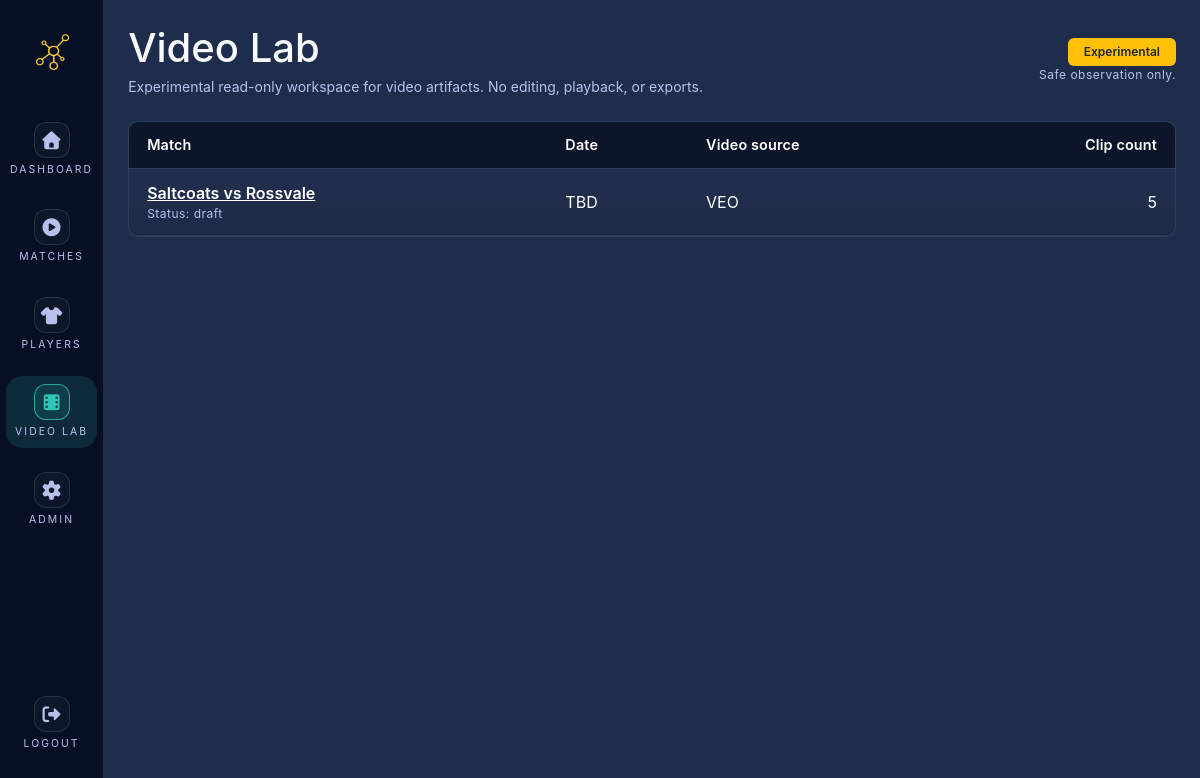
The app's page /video-lab (signed in) with its own data.
### tables this page shows
CREATE TABLE `matches` (
  `id` bigint(20) UNSIGNED NOT NULL,
  `club_id` bigint(20) UNSIGNED NOT NULL,
  `season_id` bigint(20) UNSIGNED DEFAULT NULL,
  `competition_id` bigint(20) UNSIGNED DEFAULT NULL,
  `home_team_id` bigint(20) UNSIGNED NOT NULL,
  `away_team_id` bigint(20) UNSIGNED NOT NULL,
  `kickoff_at` datetime DEFAULT NULL,
  `match_video` varchar(255) DEFAULT NULL,
  `venue` varchar(160) DEFAULT NULL,
  `referee` varchar(120) DEFAULT NULL,
  `attendance` int(11) DEFAULT NULL,
  `status` varchar(30) NOT NULL DEFAULT 'draft',
  `notes` text DEFAULT NULL,
  `events_version` bigint(20) UNSIGNED NOT NULL DEFAULT 0,
  `clips_version` bigint(20) UNSIGNED NOT NULL DEFAULT 0,
  `derived_version` bigint(20) UNSIGNED NOT NULL DEFAULT 0,
  `created_by` bigint(20) UNSIGNED NOT NULL,
  `created_at` datetime NOT NULL DEFAULT current_timestamp(),
  `updated_at` datetime DEFAULT NULL ON UPDATE current_timestamp()
);

### app/lib/video_lab_repository.php (called while the page is built, shortened)
<?php
function video_lab_list_matches_with_videos(?int $clubId = null): array
{
          $pdo = db();
          $params = [];
          $latestVideoSubquery = <<<'SQL'
(SELECT mv1.match_id, mv1.source_type, mv1.duration_seconds
 FROM match_videos mv1
 JOIN (
           SELECT match_id, MAX(id) AS max_id
           FROM match_videos
           GROUP BY match_id
 ) latest_mv ON latest_mv.match_id = mv1.match_id AND latest_mv.max_id = mv1.id) mv_latest
SQL;
          $sql = <<<SQL
SELECT m.id,
       m.club_id,
       m.kickoff_at,
       m.status,
       ht.name AS home_team,
       at.name AS away_team,
       comp.name AS competition,
       mv_latest.source_type,
       mv_latest.duration_seconds,
       COUNT(DISTINCT cl.id) AS clip_count
FROM matches m
JOIN teams ht ON ht.id = m.home_team_id
JOIN teams at ON at.id = m.away_team_id
LEFT JOIN competitions comp ON comp.id = m.competition_id
JOIN $latestVideoSubquery ON mv_latest.match_id = m.id
LEFT JOIN clips cl ON cl.match_id = m.id AND cl.deleted_at IS NULL
SQL;
          $sql .= ' GROUP BY m.id, m.club_id, m.kickoff_at, m.status, ht.name, at.name, comp.name, mv_latest.source_type, mv_latest.duration_seconds';
          $sql .= ' ORDER BY m.kickoff_at DESC, m.id DESC';
          $stmt = $pdo->prepare($sql);
          $stmt->execute($params);
          $matches = $stmt->fetchAll();
          return $matches;
}

### config/config.php (called while the page is built)
<?php
return [
          'app' => [
                    'name' => 'Analytics Desk',
                    'env'  => 'local',
                    'debug' => true,
                    'base_path' => '',
          ],
          'db' => [
                    'host' => '127.0.0.1',
                    'name' => 'project_1',
                    'user' => 'project_1',
                    'pass' => 'D&DNdtopmoff7!29',
                    'charset' => 'utf8mb4',
          ],
          'session' => [
                    'name' => 'analytics_session',
                    'lifetime' => 0,
          ],
          'phase3' => [
                    'video_lab_enabled' => true,
          ],
];

### app/lib/auth.php (called while the page is built, shortened)
<?php
function auth_boot()
{
          if (session_status() === PHP_SESSION_NONE) {
                    $config = require __DIR__ . '/../../config/config.php';
          }
}
function base_path(): string
{
          static $base;
          if ($base !== null) {
                    return $base;
          }
          $config = require __DIR__ . '/../../config/config.php';
          $base = rtrim($config['app']['base_path'] ?? '', '/');
          return $base;
}

### app/views/pages/video_lab/index.php (the view, shortened to what this page needs)
<?php
$base = base_path();
?>
<div class="d-flex align-items-center justify-content-between mb-4">
          <div>
                    <h1 class="mb-1">Video Lab</h1>
                    <p class="text-muted-alt text-sm mb-0">Experimental read-only workspace for video artifacts. No editing, playback, or exports.</p>
          </div>
          <div class="text-end">
                    <span class="badge bg-warning text-dark px-3 py-2 fw-semibold">Experimental</span>
                    <p class="text-xs text-muted-alt mb-0">Safe observation only.</p>
          </div>
</div>
<?php if (empty($matches)): ?>
          <div class="panel p-3 text-muted-alt text-sm">No matches with video records are available yet.</div>
<?php else: ?>
          <div class="match-table-wrap relative overflow-x-auto">
                    <table class="match-table">
                              <thead class="match-table-head">
                                        <tr>
                                                  <th>Match</th>
                                                  <th>Date</th>
                                                  <th>Video source</th>
                                                  <th class="text-end">Clip count</th>
                                        </tr>
                              </thead>
                              <tbody>
                                        <?php foreach ($matches as $match): ?>
                                                  <?php
                                                            $kickoffTs = !empty($match['kickoff_at']) ? strtotime($match['kickoff_at']) : null;
                                                            $kickoffLabel = $kickoffTs ? date('M j, Y H:i', $kickoffTs) : 'TBD';
                                                            $matchLabel = trim(($match['home_team'] ?? '') . ' vs ' . ($match['away_team'] ?? ''));
                                                            $clipCount = (int)($match['clip_count'] ?? 0);
                                                            $sourceType = $match['source_type'] ?? 'unknown';
                                                  ?>
                                                  <tr>
                                                            <td>
                                                                      <div class="fw-semibold">
                                                                                <a href="<?= htmlspecialchars($base) ?>/video-lab/match/<?= (int)$match['id'] ?>"><?= htmlspecialchars($matchLabel) ?></a>
                                                                      </div>
                                                                      <div class="text-muted-alt text-xs">Status: <?= htmlspecialchars($match['status'] ?? 'N/A') ?></div>
                                                            </td>
                                                            <td><?= htmlspecialchars($kickoffLabel) ?></td>
                                                            <td><?= htmlspecialchars(strtoupper($sourceType)) ?></td>
                                                            <td class="text-end"><?= $clipCount ?></td>
                                                  </tr>
                                        <?php endforeach; ?>
                              </tbody>
                    </table>
          </div>
<?php endif; ?>
<?php
require __DIR__ . '/../../layout.php';

### public/assets/css/app.css (style rules this page uses)
:root { --bg-primary: #14213D; --bg-secondary: #1F2D4D; --bg-tertiary: #243A5E; --text-primary: #FFFFFF; --text-secondary: #B8C1EC; --border-subtle: rgba(255, 255, 255, 0.08); --accent-primary: #2EC4B6; --accent-secondary: #FCA311; --accent-danger: #D62828; --accent-warning: #FFB703; --accent-success: #4CAF50; --bg-base: var(--bg-primary); --bg-panel: var(--bg-secondary); --bg-surface: var(--bg-secondary); --border-soft: var(--border-subtle); --text-muted: var(--text-secondary); --accent: var(--accent-primary); --accent-strong: #28B3A4; --radius-sm: 6px; --radius-md: 10px; --input-bg: var(--bg-secondary); --input-border: rgba(255, 255, 255, 0.12); --input-border-focus: var(--accent-primary); }
body { background-color: var(--bg-base); color: var(--text-primary); font-family: 'Inter', 'Segoe UI', system-ui, -apple-system, sans-serif; display: flex; min-height: 100vh; }
a { color: var(--text-primary); }
.px-3 { padding-left: 1rem !important; padding-right: 1rem !important; }
.py-2 { padding-top: 0.5rem !important; padding-bottom: 0.5rem !important; }
.text-xs { font-size: 0.75rem !important; letter-spacing: 0.04em; }
.text-sm { font-size: 0.875rem !important; }
.text-muted-alt { color: var(--text-muted) !important; }
.match-table-wrap { background: linear-gradient(180deg, rgba(255, 255, 255, 0.02), rgba(0, 0, 0, 0.06)), var(--bg-panel); border: 1px solid var(--border-soft); border-radius: var(--radius-md); overflow-x: auto; position: relative; }
.match-table { width: 100%; border-collapse: collapse; color: var(--text-primary); min-width: 720px; }
.match-table th, .match-table td { padding: 12px 18px; border-bottom: 1px solid var(--border-soft); text-align: left; }
.match-table th { background: #0d152a; font-weight: 600; font-size: 0.9rem; letter-spacing: 0.01em; }
.match-table-head { border-bottom: 1px solid rgba(255, 255, 255, 0.06); }
.badge { border-radius: var(--radius-sm); }

### records on screen
matches: matchLabel "Saltcoats vs Rossvale", status "draft", kickoffLabel "TBD", sourceType "VEO", clipCount "5"
